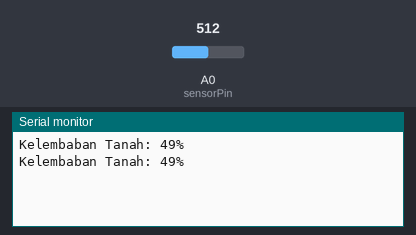
The sketch below on a simulated Arduino Uno, built with avr-gcc and run on an emulated ATmega328P. Parts: the last lines printed to the serial monitor. The test bench sets the inputs (shaded band); at power-on: A0 (sensorPin) = 512.

Above: at 2.5 s.
2.6 s: A0 (sensorPin) set to 716
At 4.4 s:
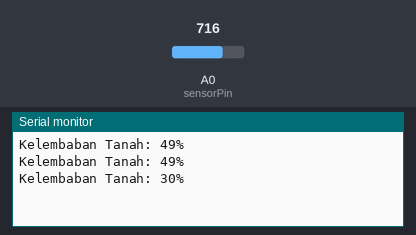
5.0 s: A0 (sensorPin) set to 900
At 6.3 s:
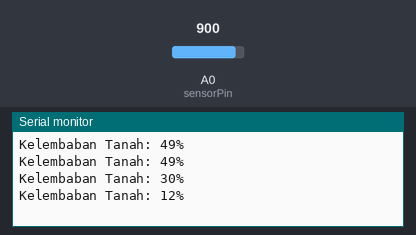
Timing chart, 0 to 8.0 s (numbered marks = the images above; inputs shaded):
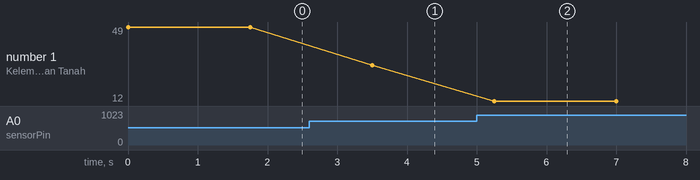

Measured:
- after the input at 2.6 s, the serial monitor: prints a new line after 0.90 s (image 1)
- after the input at 5.0 s, the serial monitor: prints a new line after 0.25 s (image 2)
- plotted number 1: 49 → 30 after the input at 2.6 s, 30 → 12 after the input at 5.0 s

The sketch:

kelembaban-no-lcd.ino
```cpp
#define sensorPin A0  // Pin sensor kelembaban tanah
//int counter = 0;

void setup() {
    Serial.begin(9600); // Inisialisasi komunikasi serial
    pinMode(sensorPin, INPUT);
}

void loop() {
    //if  (counter<5) {
        int kelembaban = analogRead(sensorPin); // Membaca nilai sensor (0-1023)
        // Konversi ke persen (0% = kering, 100% = basah)
        int persen = map(kelembaban, 1023, 0, 0, 100);


    Serial.print("Kelembaban Tanah: ");
    Serial.print(persen);
    Serial.println("%");

    //counter++;
    delay(1750); // Tunggu 1750 milisekon
  } //else {
  //while (true);
  //}
//}
```
